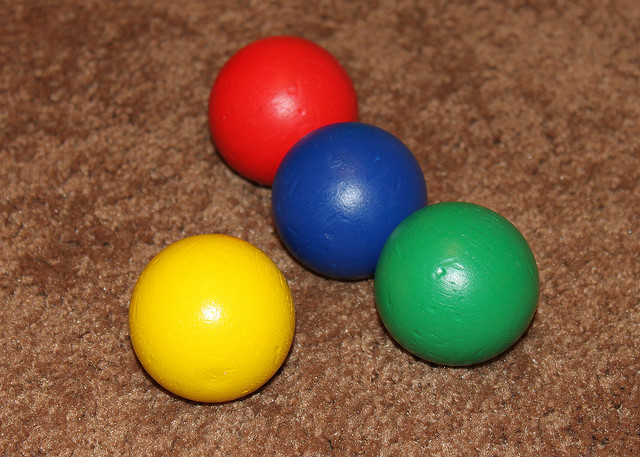
#> input picture img/color-balls.jpg, 640 x 457 px
$ jupyter execute --allow-errors '05. Histogram.ipynb'
#> lines starting #> are read from the running program, lines starting #| are printed output that depends on the picture
Histogram is a method which you can use to represent your data visually, it can help you in some analysis and decisions.

So we will use it to calculate the histogram of the data inside each layer of an RGB image.
Any Image building unit is the pixel, and for each pixel, it has a value between 0 and 256.

what will happen is that we will calculate the histogram for each layer, so we will know for example how many pixels have values equal 1 or 2 ..... 256.

This method helps us to visualize the color distribution in the image.

# Code

[cell 1]
#Import
import cv2
import matplotlib.pyplot as plt

[cell 2]
#Read a new Image, by default it will be a RGB format image.
#Note: if you read an RGB Image and convert it to Gray Scale Image (1 Layer Image),
#and saved it to your computer, it will be saved as 3 Layers RGB image
src = cv2.imread("./img/color-balls.jpg")
#> src is the input picture: shape (457, 640, 3); mean B, G, R 58.7, 93.2, 128.6

[cell 3]
#Split the RGB image to 3 separated layers.
b_plane, g_plane, r_plane =  cv2.split(src)
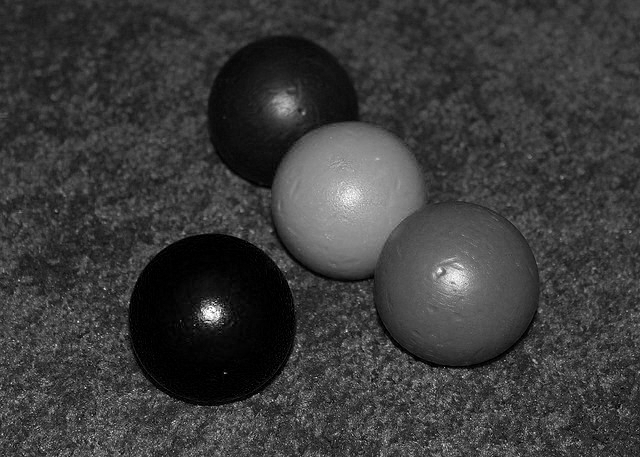
#> b_plane: shape (457, 640); min 0, max 255, mean 58.7
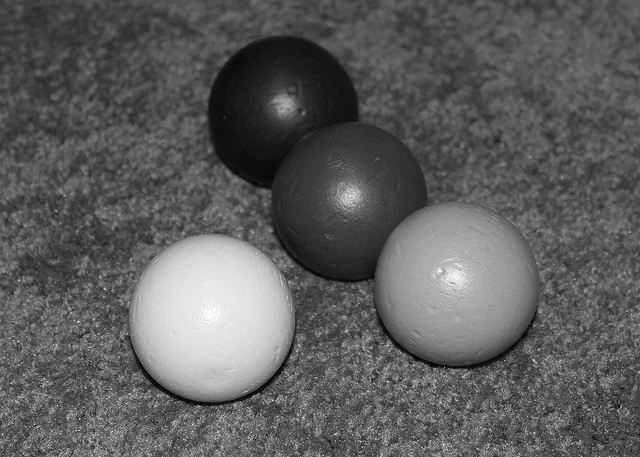
#> g_plane: shape (457, 640); min 0, max 255, mean 93.2
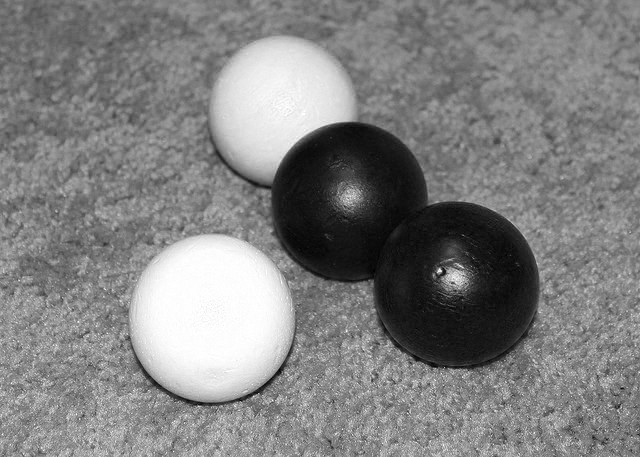
#> r_plane: shape (457, 640); min 0, max 255, mean 128.6
img = [b_plane, g_plane, r_plane]

[cell 4]
#Calculate the Histogram for each Layer and Plot it
histr = cv2.calcHist([src],[0],None,[256],[0,256])
#> histr = 256 values, max 5713 at index 55, min 1 at index 249, mean 1142.5
plt.plot(histr,color = 'b')
plt.xlim([0,256])
plt.show()
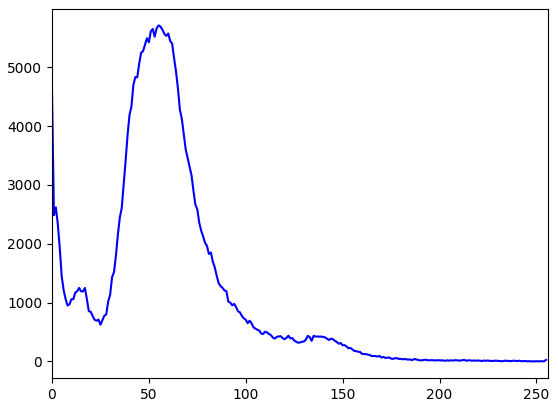
#> figure drawn by matplotlib, 1 panel; curve peaks at x = 55, y = 5713

histr = cv2.calcHist([src],[1],None,[256],[0,256])
#> histr = 256 values, max 4850 at index 86, min 8 at index 254, mean 1142.5
plt.plot(histr,color = 'g')
plt.xlim([0,256])
plt.show()
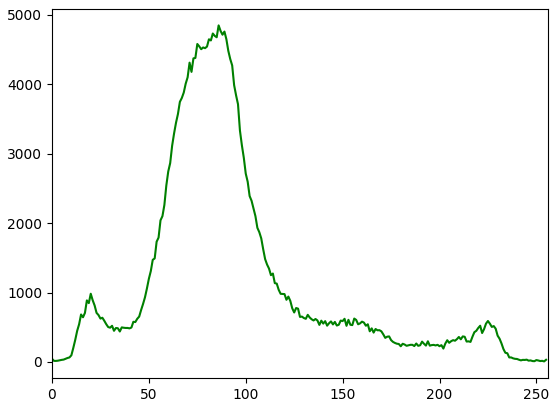
#> figure drawn by matplotlib, 1 panel; curve peaks at x = 86, y = 4850

histr = cv2.calcHist([src],[2],None,[256],[0,256])
#> histr = 256 values, max 4595 at index 135, min 1 at index 2, mean 1142.5
plt.plot(histr,color = 'r')
plt.xlim([0,256])
plt.show()
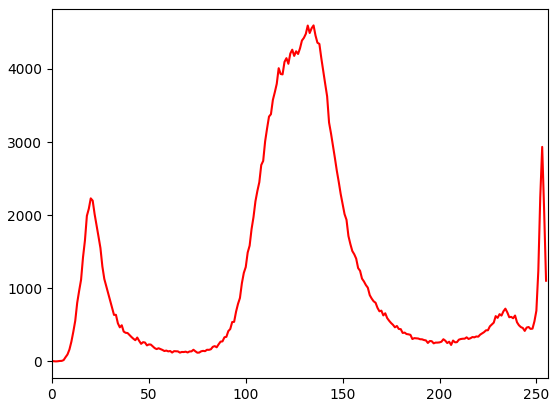
#> figure drawn by matplotlib, 1 panel; curve peaks at x = 135, y = 4595

$ run again, with img/image1.jpg copied over img/color-balls.jpg
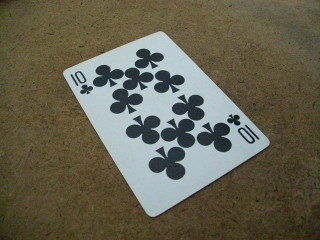
#> input picture img/image1.jpg, 320 x 240 px
#> src is the input picture: shape (240, 320, 3); mean B, G, R 80.9, 98.1, 101.9
#> `b_plane, g_plane, r_plane =  cv2.split(src)`:
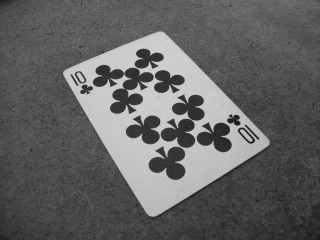
#> g_plane: shape (240, 320); min 19, max 219, mean 98.1
#> `histr = cv2.calcHist([src],[0],None,[256],[0,256])`: histr = 256 values, max 1760 at index 59, min 0 at index 0, mean 300
#> `histr = cv2.calcHist([src],[1],None,[256],[0,256])`: histr = 256 values, max 1345 at index 71, min 0 at index 0, mean 300
#> `histr = cv2.calcHist([src],[2],None,[256],[0,256])`: histr = 256 values, max 1377 at index 90, min 0 at index 0, mean 300
#> `plt.show()`:
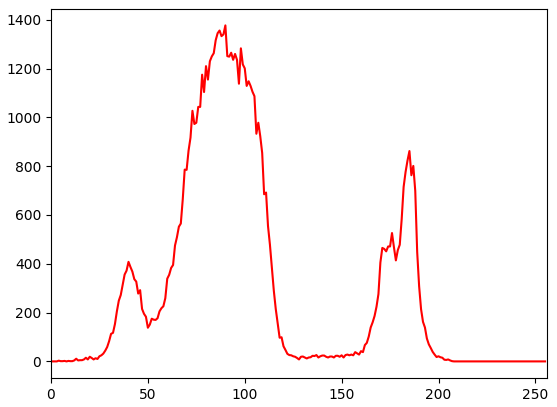
#> figure drawn by matplotlib, 1 panel; curve peaks at x = 90, y = 1377

$ run again, with img/resized.jpg copied over img/color-balls.jpg
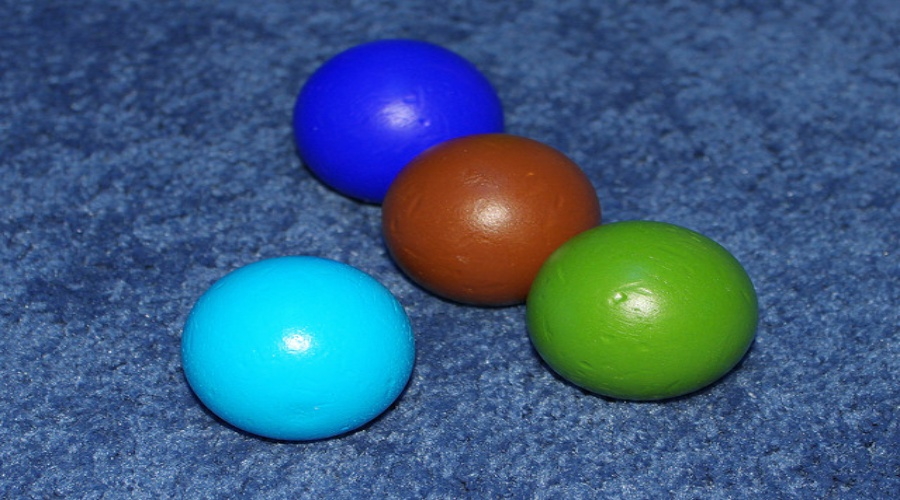
#> input picture img/resized.jpg, 900 x 500 px
#> src is the input picture: shape (500, 900, 3); mean B, G, R 128.5, 93.1, 58.6
#> `histr = cv2.calcHist([src],[0],None,[256],[0,256])`: histr = 256 values, max 7514 at index 134, min 1 at index 0, mean 1757.8
#> `histr = cv2.calcHist([src],[1],None,[256],[0,256])`: histr = 256 values, max 7880 at index 87, min 0 at index 0, mean 1757.8
#> `plt.show()`:
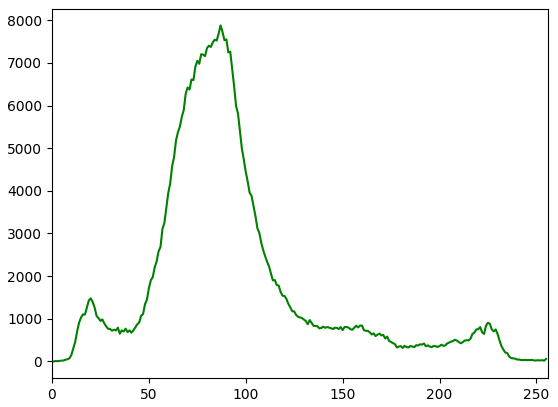
#> figure drawn by matplotlib, 1 panel; curve peaks at x = 87, y = 7880
#> `histr = cv2.calcHist([src],[2],None,[256],[0,256])`: histr = 256 values, max 9286 at index 58, min 0 at index 248, mean 1757.8
#> `plt.show()`:
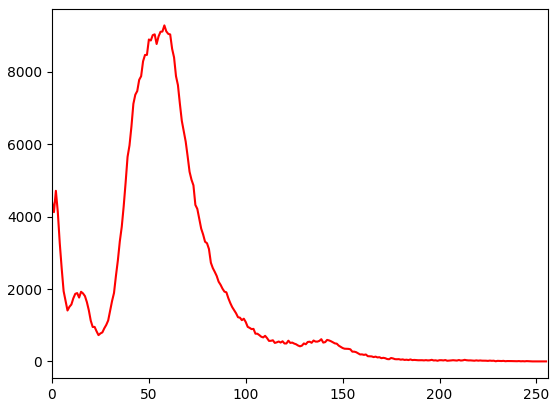
#> figure drawn by matplotlib, 1 panel; curve peaks at x = 58, y = 9286
